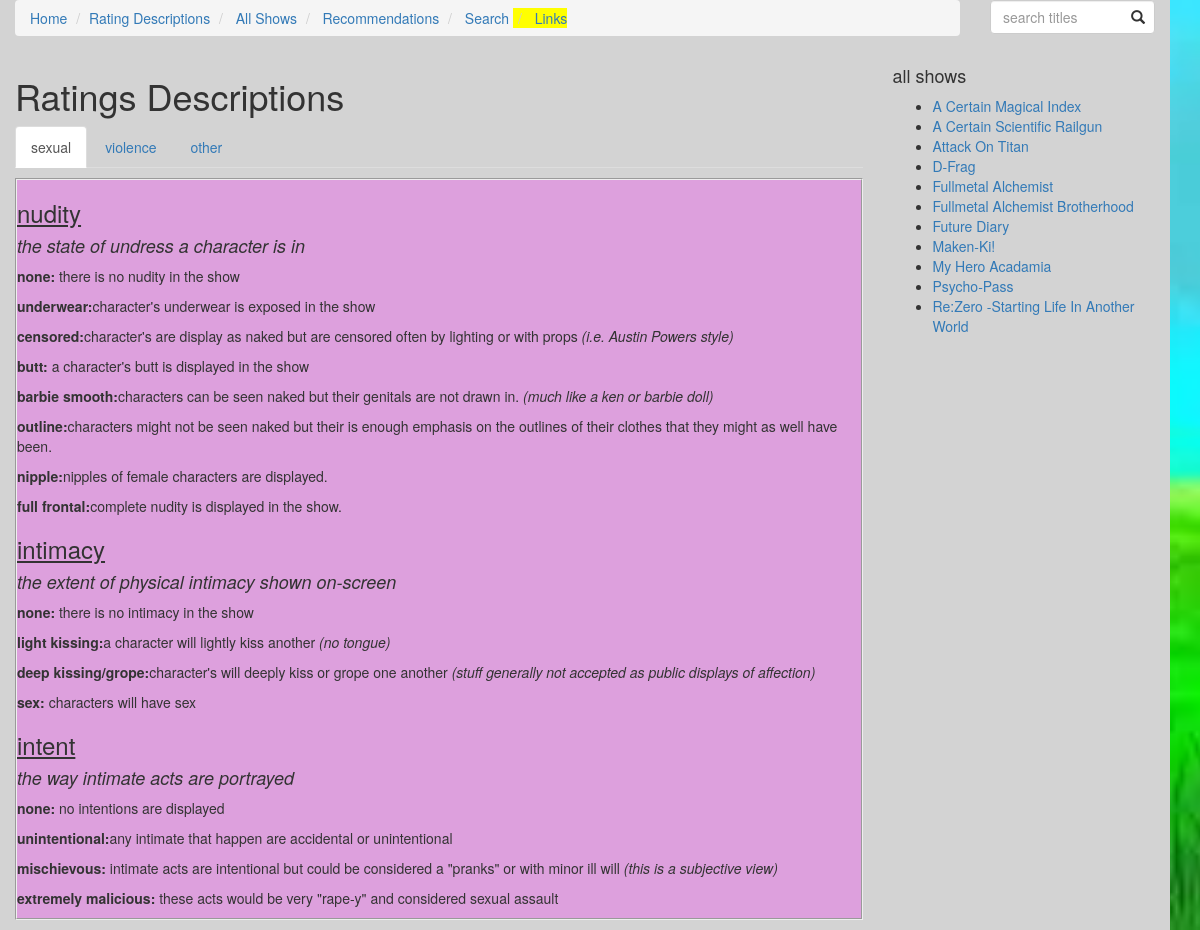
/rating_descriptions/, run on the app's committed database.
### animeupload/models.py (models this page shows, shortened)
class Show(models.Model):
	n_choices= (
		(NONE,"none"),
		(UNDERWEAR,"underwear"),
		(CENCORED,"cencored"),
		(BUTT,"butt"),
		(BARBIE_SMOOTH,"barbie smooth"),
		(OUTINES,"outlined"),
		(NIPPLE,"nipple"),
		(FULL_FRONTAL,"full frontal"),
	)
	swares= (
		(NONE,"none"),
		(DAMN,"mild"),
		(CENCORED,"cencored"),
		(FUCK,"uncencored"),
	)
	osi_levels = (
		(NONE,"none"),
		(LIGHT,"light kissing"),
		(DEEP,"deep kissing/grope"),
		(SEX,"sex"),
	)
	osv_levels = (
		(NONE,"none"),
		(ESRB_E,"cartoon"),
		(ESRB_T,"blood"),
		(ESRB_M,"realistic"),
		(ESRB_A,"extreme"),
	)
	emotional_challenge = standard_choices
	mi_levels =(
		(NONE,"none"),
		(CORPSE_LTE,"unmarred dead"),
		(SILHOUETTE,"silhouetted dismemberment"),
		(DISMEMBERED,"dismemberment"),
	)
	gore_levels =standard_choices
	si_levels=(
		(NONE,"none"),
		(UNINTENTIONAL,"unintentional"),
		(MISCHIEVOUS,"mischievous"),
		(MALICE_LTE,"malicious(molestation)"),
		(MALICE_HVY,"extremley malicious(rape)"),
	)
	tone_levels=(
		(LITE_TONE,"light tone"),
		(MODERATE_TONE,"moderate tone"),
		(DARK_TONE,"dark tone"),
		(ULTA_DARK_TONE,"ultra dark tone"),
	)
	ma_levels = standard_choices
	image = models.FileField(default = "images/fnf/fnf.jpg", blank=True, upload_to='images/')
	english_title = models.CharField(max_length=200)
	japanese_title = models.CharField(max_length=200, null= True)
	description = models.TextField(max_length = 1000)
	total_episodes = models.IntegerField()
	ova=  models.BooleanField(default = False)
	movies = models.IntegerField(default = 0)
	total_seasons = models.IntegerField(default = 1)
	ongoing = models.BooleanField(default = False)
	series = models.ForeignKey(Series, null = True, blank = True, on_delete=models.SET_NULL)
	nudity = models.IntegerField(default = NONE, choices= n_choices)
	on_screen_intimacy = models.IntegerField(default = NONE, choices= osi_levels)
	sexual_intent = models.IntegerField(default = NONE, choices = si_levels)
	violence = models.IntegerField(default = NONE, choices= osv_levels)
	gore = models.IntegerField(default = NONE, choices= gore_levels)
	morbid_images = models.IntegerField(default = NONE, choices= mi_levels)
	feels = models.IntegerField(default = NONE, choices= emotional_challenge)
	profanity = models.IntegerField(default = NONE, choices= swares)
	moral_ambiguity = models.IntegerField(default = NONE, choices= ma_levels)
	tags = models.ManyToManyField(Tag, blank=True)
	genres = models.ManyToManyField(Genre, blank=True)
	modified_date = models.DateTimeField(auto_now=True, blank = True, null=True)
	class Meta:
		ordering = ["english_title"]

### animeupload/views.py (the view)
# urls.py: url(r'^rating_descriptions/', views.rating_descriptions, name='rating_descriptions'),
def rating_descriptions(request):
	args = {}
	args['shows'] = Show.objects.all()
	return render(request,'animeupload/rating-descriptions.html',args)

### firstdjango/templates/animeupload/rating-descriptions.html (shortened to what this page needs)
{% extends "wsidebar.html" %}
{% load staticfiles %}
{% block main %}
<div class="col-xs-9">
<h1>Ratings Descriptions</h1>
	<ul class="nav nav-tabs">
		<li class="active"><a data-toggle="tab" href="#sex_con">sexual</a></li>
		<li><a data-toggle="tab" href="#violence_con">violence</a></li>
		<li><a data-toggle="tab" href="#other_con">other</a></li>
	</ul>
	<div class = "tab-content">
		<div id = "sex_con" class = "rating_box bg_lightpurple tab-pane fade in active">
			<h3><u>nudity</u> </h3>
				<h4><i>the state of undress a character is in</i></h4>
				<p>
					<b>none:</b> there is no nudity in the show
				</p>
				<p>
					<b>underwear:</b>character's underwear is exposed in the show
				</p>
				<p>
					<b>censored:</b>character's are display as naked but are censored often by lighting or with props <i>(i.e. Austin Powers style)</i>
				</p>
				<p>
					<b>butt: </b>a character's butt is displayed in the show
				</p>
				<p>
					<b>barbie smooth:</b>characters can be seen naked but their genitals are not drawn in. <i>(much like a ken or barbie doll)</i>
				</p>
				<p>
					<b>outline:</b>characters might not be seen naked but their is enough emphasis on the outlines of their clothes that they might as well have been.
				</p>
				<p>
					<b>nipple:</b>nipples of female characters are displayed.
				</p>
				<p>
					<b>full frontal:</b>complete nudity is displayed in the show.
				</p>
				<h3><u>intimacy</u> </h3>
					<h4><i>the extent of physical intimacy shown on-screen</i></h4>
				<p>
					<b>none:</b> there is no intimacy in the show
				</p>
				<p>
					<b>light kissing:</b>a character will lightly kiss another <i>(no tongue)</i>
				</p>
				<p>
					<b>deep kissing/grope:</b>character's will deeply kiss or grope one another <i>(stuff generally not accepted as public displays of affection)</i>
				</p>
				<p>
					<b>sex: </b>characters will have sex
				</p>
			<h3><u>intent</u> </h3>
				<h4><i>the way intimate acts are portrayed</i></h4>
				<p>
					<b>none:</b> no intentions are displayed
				</p>
				<p>
					<b>unintentional:</b>any intimate that happen are accidental or unintentional
				</p>
				<p>
					<b>mischievous:</b> intimate acts are intentional but could be considered a "pranks" or with minor ill will <i>(this is a subjective view)</i>
				</p>
				<p>
					<b>extremely malicious: </b>these acts would be very "rape-y" and considered sexual assault
				</p>
		</div>
	</div>
</div>
{% endblock %}

### firstdjango/templates/wsidebar.html
{% extends "base.html" %}
	{% block content %}
		<div class ="row">
			{% block main %}
			{% endblock %}
			{% block sidebar %}
				<div class="col-xs-3">
					<h4>all shows</h4>
					<ul>
						{% for show in shows %}
							<li>
								<a href = "{% url 'show_detail' show.id %}">
								{{ show.english_title|title }}
								</a>
							</li>
						{% endfor %}
					</ul>
				</div>
			{% endblock sidebar %}
		</div>
	{% endblock content %}

### static/css/base.css (style rules this page uses)
html { height:100%; }
body { background-color: lime; background-image: url("../images/background.jpg"); background-repeat: no-repeat; background-attachment: fixed; background-size: cover; height: 100%; }
.row { background-color: lightgray; width: 100%; }
.rating_box { border-style: groove; border-width: 2px; width: 100%; margin:10px 0px; }
.bg_lightpurple { background-color:plum; }

### data on the page
Show: english_title "A Certain Magical Index"
Show: english_title "A Certain Scientific Railgun"
Show: english_title "Attack On Titan"
Show: english_title "D-Frag"
Show: english_title "Fullmetal Alchemist"
Show: english_title "Fullmetal Alchemist Brotherhood"
Show: english_title "Future Diary"
Show: english_title "Maken-Ki!"
Show: english_title "My Hero Acadamia"
Show: english_title "Psycho-Pass"
Show: english_title "Re:Zero -Starting Life In Another World"
